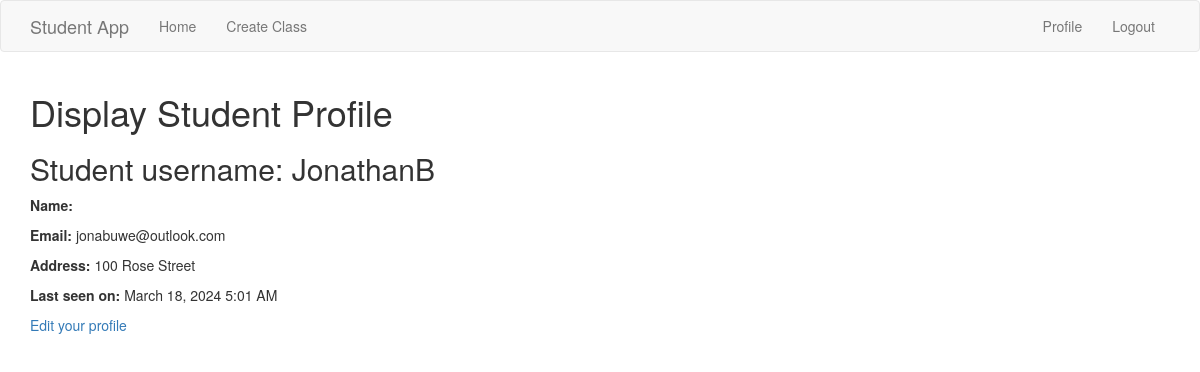
/display_profile (signed in), run on an earlier commit of the app's database.
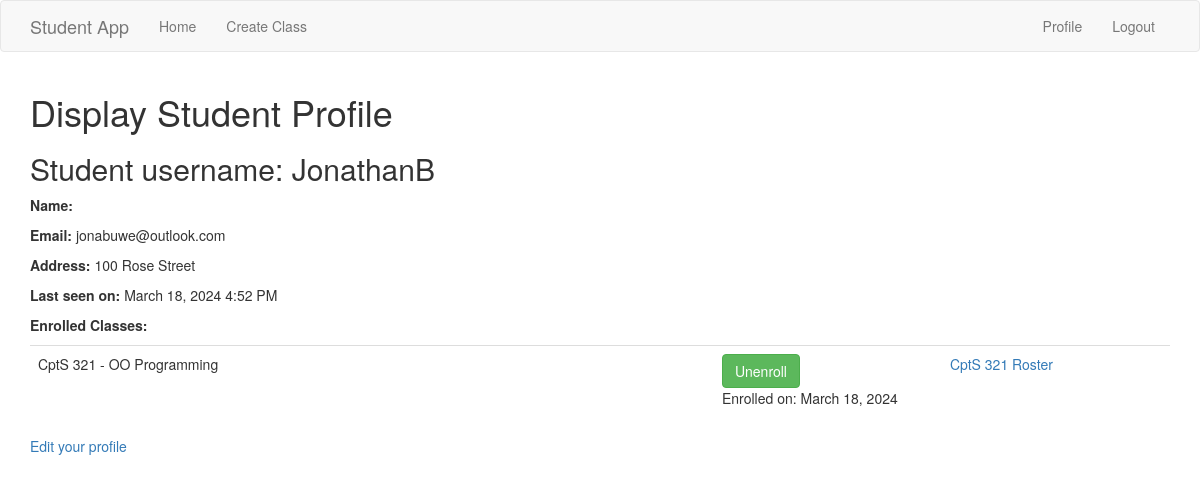
And on a later commit of the database.
### app/models.py (models this page shows, shortened)
class Student(UserMixin, db.Model):
    id = db.Column(db.Integer, primary_key = True)
    username = db.Column(db.String(64), unique=True, index = True) #usernames are unique
    password_hash = db.Column(db.String(128))
    firstname = db.Column(db.String(100))
    lastname = db.Column(db.String(100))
    address = db.Column(db.String(120))
    email = db.Column(db.String(120), unique=True, index=True)
    last_seen = db.Column(db.DateTime, default=datetime.utcnow) # tracks time
    classes = db.relationship('Enrolled', back_populates = 'studentenrolled')
    majorofstudent = db.relationship('StudentMajor', back_populates='_student')
    def is_enrolled(self, newclass):
        return Enrolled.query.filter_by(studentid=self.id).filter_by(classid=newclass.id).count() > 0 # if greater than zero then the student is enrolled in the class
    def enrolledCourses(self):
        return self.classes
    def getEnrollmentDate(self, theclass):
        if self.is_enrolled(theclass):
            return Enrolled.query.filter_by(studentid=self.id).filter_by(classid = theclass.id).first().enrolldate
        else:
            return None

class Class(db.Model):
    id = db.Column(db.Integer, primary_key=True)
    coursenum = db.Column(db.String(3))
    title = db.Column(db.String(150))
    major = db.Column(db.String(20), db.ForeignKey('major.name'))
    roster = db.relationship('Enrolled', back_populates = "classenrolled")

class Enrolled(db.Model):
    studentid = db.Column(db.Integer, db.ForeignKey('student.id'), primary_key=True)
    classid = db.Column(db.Integer, db.ForeignKey('class.id'), primary_key=True)
    enrolldate = db.Column(db.DateTime, default=datetime.utcnow)
    studentenrolled = db.relationship('Student')
    classenrolled = db.relationship('Class')

### app/routes.py (the view)
@app.route('/display_profile', methods=['GET'])
@login_required
def display_profile():
    emptyform = EmptyForm()
    return render_template('display_profile.html', title='Display Profile', student = current_user, eform = emptyform)

### app/forms.py
class EmptyForm(FlaskForm):
    submit = SubmitField('Submit')

### app/models.py (called while the page is built)
@login.user_loader
def load_user(id):
    return Student.query.get(int(id))

### app/routes.py (called while the page is built, shortened)
@app.before_request
def initDB(*args, **kwargs):
    if app._got_first_request:
        db.create_all()

@app.before_request
def before_request():
    if current_user.is_authenticated:
        current_user.last_seen = datetime.utcnow()
        db.session.add(current_user)
        db.session.commit()

### app/templates/display_profile.html
{% extends "base.html" %}
{% block app_content %}
    <h1> Display Student Profile </h1>
    <h2> Student username: {{student.username}}</h2>
    <p> <b> Name:</b> {{student.name}}</p>
    <p> <b> Email:</b> {{student.email}}</p>
    <p> <b> Address:</b>  {% if student.address%} {{student.address}} {% else %} No address {% endif %}</p>
    <p> <b> Last seen on: </b> {{moment(student.last_seen).format('LLL') }} </p>
    {% if student.enrolledCourses() %}
        <p><b> Enrolled Classes: </b></p>
        {% for enrollment in student.enrolledCourses() %}
            {% set class = enrollment.classenrolled %}
            {% include '_class.html' %}
        {% endfor %}
    {% endif %}
    {% if student == current_user %}
        <p> <a href="{{ url_for('edit_profile') }}">Edit your profile</a></p>
    {% endif %}
{% endblock %}

### app/templates/_class.html (shortened to what this page needs)
<table class="table table-hover">
    <tr valign = "center">
            <td width = "60%"> {{class.major}} {{ class.coursenum}}  - {{class.title}}</td>
            <td width = "20%">
                {% if current_user.is_enrolled(class) == False %}
               <form action="{{ url_for('enroll', classid=class.id)}}" method="post">
                    {{eform.hidden_tag()}}
                    {{eform.submit(value='Enroll', class= 'btn btn-warning')}}
               </form>
               {% else %}
               <form action="{{ url_for('unenroll', classid=class.id)}}" method="post">
                    {{eform.submit(value='Unenroll', class= 'btn btn-success')}}
                </form>
                Enrolled on: {{moment(current_user.getEnrollmentDate(class)).format('LL')}}
               {% endif %}
            </td>
            <td width = "20%">
                <a href = "{{url_for('roster', classid=class.id)}}"> {{class.major}} {{class.coursenum}} Roster </a>
            </td>
    </tr>
    </table>

What changed in the data, as far as the page shows it:
changed Student "JonathanB": last_seen "March 18, 2024 5:01 AM" → "March 18, 2024 4:52 PM"
added Enrolled: enrolldate "March 18, 2024"
now on this page (row unchanged): Class: major "CptS", coursenum "321", title "OO Programming"
Also different on the page:
text now shown: "Enrolled Classes:"
